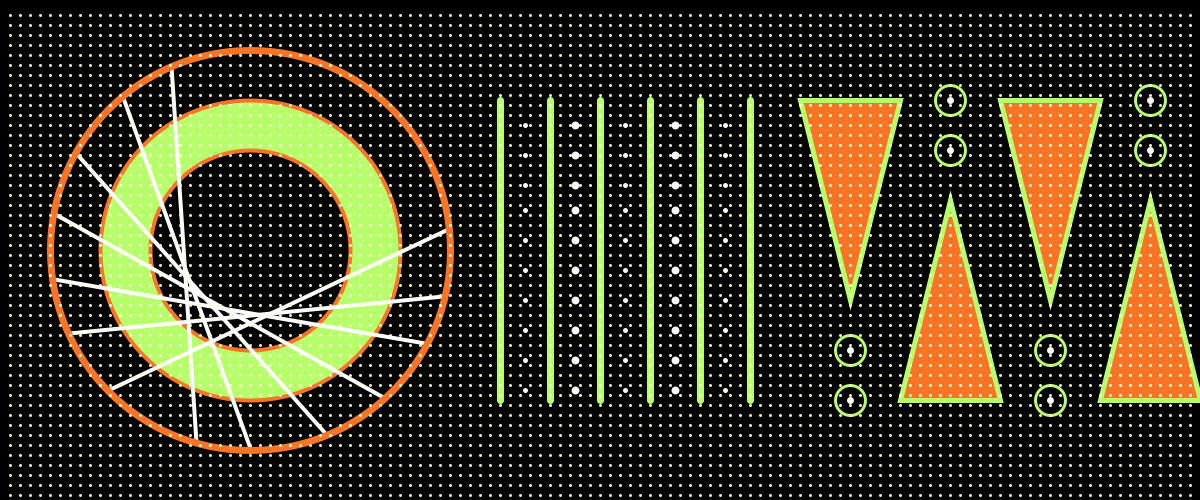
Frame 1 (no input)
Frame 60 (the mouse pressed at the canvas centre just before this capture): identical to frame 1, image omitted
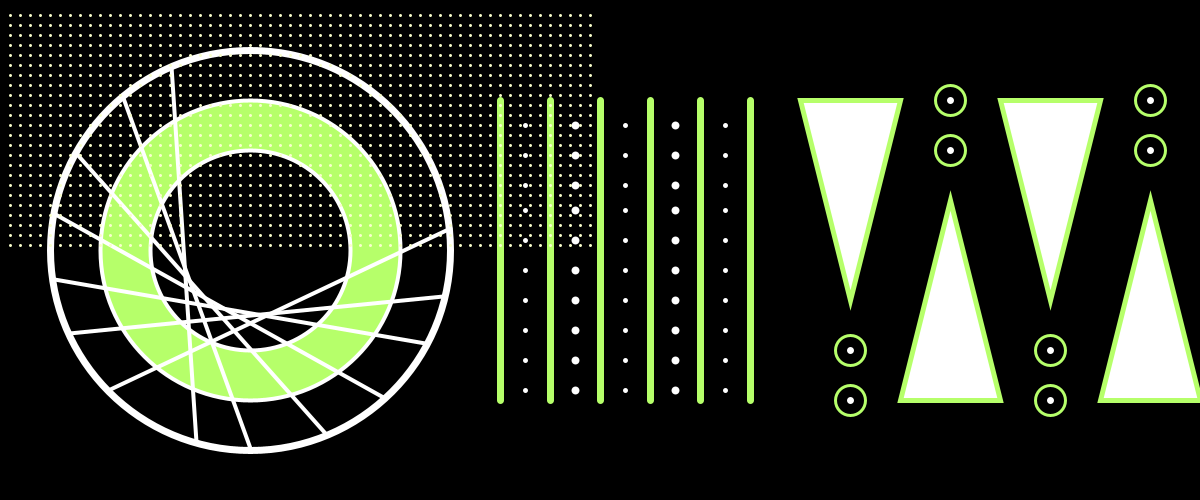
Frame 120 (the mouse held since frame 60 and released just before this capture)

The Processing sketch that drew these frames (run headless with seeded random() and noise(); from frame 60 on, the mouse is pressed at the canvas centre):

// Processing sketch: flomars08t00
// ── flomars08t00.pde

//Florencia Martínez V.

int x, y, l; //se declaran las variables
float z, a, b, c, d, e, f, g, x1, y1, x2, y2, q, w; //se declaran las variables
color [] colores = new color [7];
boolean n, m, j; //se declara la variable boolean


void setup(){ //Comienza ámbito de setup
  size(1200, 500); //tamaño de canvas
  
  colores [0] = #FA7426; //naranjo
  colores [1] = #B6FF6A; //verde
  colores [2] = #FFFFFF; //blanco
  colores [3] = #000000; //negro
  colores [4] = #F9FA00; //amarillo
  colores [5] = #0044FA; //azul
  colores [6] = #F9FFCB; //verde claro
  
  /*naranjo = color(#FA7426); //inicialización de la variable color naranjo
  verde = color(#B6FF6A); //inicialización de la variable color verde
  blanco = color(#FFFFFF); //inicialización de la variable color blanco
  negro = color(#000000); //inicialización de la variable color negro
  azul = color(#0044FA); //inicialización de la variable color azul
  amarillo = color(#F9FA00); //inicialización de la variable color amarillo */
 
  x = 250; //inicializacion de la variable x con un valor
  y = 250; //inicializacion de la variable y con un valor
  a = 500; //inicializacion de la variable a con un valor
  b = 100; //inicializacion de la variable b con un valor
  c = 525; //inicializacion de la variable c con un valor
  d = 575; //inicializacion de la variable d con un valor
  e = 625; //inicializacion de la variable e con un valor
  f = 675; //inicializacion de la variable f con un valor
  z = 725;//inicializacion de la variable z con un valor
  g = 125;
  x1 = 800; //inicializacion de la variable x1 con un valor
  y1 = 100; 
  x2 = 850; 
  y2 = 400;
  q = 0;
  w = 255;
  
  
  n = true; //inicialozacion de la variable n como verdadera
  m = true; //inicialozacion de la variable m como verdadera
  j = true; //inicialozacion de la variable j como verdadera

} //fin ámbito de setup

void draw(){ //inicio ámbito de dibujo
  background(colores [3]); //color de fondo
  circulos(x, y, colores [0], colores [2], colores [1]); //funcion 1 
    if (!n) { //si n es falsa...
   circulos(x, y, colores [2], colores [0], colores [4]); //... la funcion 1 se dibujará con los colores cambiados
    }
  lineas(a, b, c, d, e, f, g, z, colores [1], colores [2]); //función 2
    if (!m){ //si m es falsa...
      lineas(a, b, c, d, e, f, g, z, colores [2], colores [5]); //... la funcion se dibujará con los colores cambiados
    }
  triangulos(x1, y1, x2, y2, colores [1], colores [0], colores [2]); //función 3
    if (!j){ //si j es falsa...
      triangulos(x1, y1, x2, y2, colores [2], colores [1], colores [5]); //... la funcion se dibujará con los colores cambiados
    }
   
 
   for (int i = 10; i < width - mouseX ; i = i+10) {
    for (int j = 15; j < height - mouseY ; j = j +10) {
      stroke(colores[6]);
      strokeWeight(3);
      point(i, j);
      
      if (mouseX < 600){
        colores[6] = #686A59;
      } else {
        if(mouseX > 600){
        colores[6] = #F9FFCB;
        }
      }
      if (mouseY > 250){
        colores[6] = #686A59;
      } else {
        if(mouseY < 250){
        colores[6] = #F9FFCB;
        }
      }
      
  }
}
    
} //fin ámbito dibujo

void circulos(float x, float y, color naranjo, color blanco, color verde){ //inicio funcion 1
    strokeWeight(4); //grosor de borde de círculo
  stroke(naranjo); //color de borde de círculo
  fill(verde); //color de relleno de círculo
  ellipse(x, y , 300, 300); //se dibuja el círculo con las propiedades escritas arriba
  strokeWeight(4); //grosor de borde de círculo
  stroke(naranjo); //color de borde de círculo
  fill(colores [3]); //color de relleno de círculo
  ellipse(x, y , 200, 200); //se dibuja el círculo con las propiedades escritas arriba
  stroke(blanco); //color de borde de círculo
  strokeWeight(4); //grosor de borde de círculo
  line(x - 79, y - 184, x - 54, y + 192); //se dibuja una línea
  line(x - 128, y - 155, x, y +  198);
  line(x - 175, y - 98, x + 75, y + 183);
  line(x - 195, y - 36, x + 133, y + 147);
  line(x - 196, y + 29, x + 175, y + 93);
  line(x - 181, y + 83, x + 193, y + 46);
  line(x - 140, y + 139, x + 200, y - 22);

  
  /*line(122, 95, 250, 448); //se dibuja una línea
  line(75, 152, 325, 433); //se dibuja una línea
  line(55, 214, 383, 397); //se dibuja una línea
  line(54, 279, 425, 343); //se dibuja una línea
  line(69, 333, 443, 296); //se dibuja una línea
  line(110, 389, 450, 228);//se dibuja una línea*/
  
  strokeWeight(7); //grosor de borde de círculo
  stroke(colores [0]); //color de borde de círculo
  noFill(); //el circulo no tiene relleno
  ellipse(x, y, 400, 400); //se dibuja el círculo con las propiedades escritas arriba


} //fin funcion 1


void lineas(float a, float b, float c, float d, float e, float f, float g, float z, color verde, color blanco){ //inicio funcion 2
  stroke(verde); //color del borde de las lineas siguientes:
  line(a, b, a, b + 300);
  line(a + 50, b, a + 50, b + 300);
  line(a + 100, b, a + 100, b + 300);
  line(a + 150, b, a + 150, b + 300);
  line(a + 200, b, a + 200, b + 300);
  line(a + 250, b, a + 250, b + 300);

  strokeWeight(5); //grosor de los puntos
  stroke(blanco); //color de borde de los puntos 
  point  (c, g);
  point  (c, g + 30);
  point  (c, g + 60);
  point  (c, g + 85);
  point  (c, g + 115);
  point  (c, g + 145);
  point  (c, g + 175);
  point  (c, g + 205);
  point  (c, g + 235);
  point  (c, g + 265);
  

  strokeWeight(8); //grosor de los puntos
  point  (d, g);
  point  (d, g + 30);
  point  (d, g + 60);
  point  (d, g + 85);
  point  (d, g + 115);
  point  (d, g + 145);
  point  (d, g + 175);
  point  (d, g + 205);
  point  (d, g + 235);
  point  (d, g + 265);
 

  strokeWeight(5); //grosor de los puntos
  point  (e, g);
  point  (e, g + 30);
  point  (e, g + 60);
  point  (e, g + 85);
  point  (e, g + 115);
  point  (e, g + 145);
  point  (e, g + 175);
  point  (e, g + 205);
  point  (e, g + 235);
  point  (e, g + 265);
 

   strokeWeight(8); //grosor de los puntos
  point  (f, g);
  point  (f, g + 30);
  point  (f, g + 60);
  point  (f, g + 85);
  point  (f, g + 115);
  point  (f, g + 145);
  point  (f, g + 175);
  point  (f, g + 205);
  point  (f, g + 235);
  point  (f, g + 265);
  

   strokeWeight(5); //grosor de los puntos
  point  (z, g + 0);
  point  (z, g + 30);
  point  (z, g + 60);
  point  (z, g + 85);
  point  (z, g + 115);
  point  (z, g + 145);
  point  (z, g + 175);
  point  (z, g + 205);
  point  (z, g + 235);
  point  (z, g + 265);
 

} //fin funcion 2

void triangulos(float x1, float y1, float x2, float y2, color verde, color naranjo, color blanco){ //inicio funcion 3
  stroke(verde); //color del borde del triangulo
  fill(naranjo); //relleno del borde del triangulo
  triangle(x1, y1, x1 + 100, y1, x1 + 50, y1 + 200); //se dibuja un triangulo con las caracteristicas enteriores
  triangle(x1 + 100, y1 + 300, x1 + 200, y1 + 300, x1 + 150, y1 + 100); //se dibuja un triangulo con las caracteristicas enteriores
  triangle(x1 + 200, y1, x1 + 300, y1, x1 + 250, y1 + 200); //se dibuja un triangulo con las caracteristicas enteriores
  triangle(x1 + 300, y1 + 300, x1 + 400, y1 + 300, x1 + 350, y1 + 100); //se dibuja un triangulo con las caracteristicas enteriores
  stroke(blanco); //color del borde de los puntos
  strokeWeight(7); //grosor del borde de los puntos
  point(x2, y2); //se dibuja un punto con las caracteristicas anteriores
  point(x2, y2 - 50); //se dibuja un punto con las caracteristicas anteriores
  point(x2 + 100, y2 - 300); //se dibuja un punto con las caracteristicas anteriores
  point(x2 + 100, y2 - 250); //se dibuja un punto con las caracteristicas anteriores
  point(x2 + 200, y2); //se dibuja un punto con las caracteristicas anteriores
  point(x2 + 200, y2 - 50); //se dibuja un punto con las caracteristicas anteriores
  point(x2 + 300, y2 - 300); //se dibuja un punto con las caracteristicas anteriores
  point(x2 + 300, y2 - 250); //se dibuja un punto con las caracteristicas anteriores
  strokeWeight(3); //grosor de los circulos
  stroke(verde); // color del borde de los circulos
  noFill(); //los circulos no tienen relleno
  ellipse(x2, y2, 30, 30); //se dibujan los circulos con las caracteristicas anteriores
  ellipse(x2, y2 - 50, 30, 30); //se dibujan los circulos con las caracteristicas anteriores
  ellipse(x2 + 100, y2 - 300, 30, 30); //se dibujan los circulos con las caracteristicas anteriores
  ellipse(x2 + 100, y2 - 250, 30, 30); //se dibujan los circulos con las caracteristicas anteriores
  ellipse(x2 + 200, y2, 30, 30); //se dibujan los circulos con las caracteristicas anteriores
  ellipse(x2 + 200, y2 - 50, 30, 30); //se dibujan los circulos con las caracteristicas anteriores
  ellipse(x2 + 300, y2 - 300, 30, 30); //se dibujan los circulos con las caracteristicas anteriores
  ellipse(x2 + 300, y2 - 250, 30, 30); //se dibujan los circulos con las caracteristicas anteriores

} //fin funcion 3

void keyPressed(){ //inicio ámbito de presión de teclas
  if (key == 'n') { //si se apreta la tecla n...
    n = (!n); //... entonces la variable n que era verdadera se volverá falsa
  }
  if (key == 'm'){  //si se apreta la tecla m...
    m = (!m); //... entonces la variable m que era verdadera se volverá falsa
  }
  if (key == 'j'){ //si se apreta la tecla j...
    j = (!j); //... entonces la variable j que era verdadera se volverá falsa
  }
  if (key == ' '){
    x = mouseX;
    y= mouseY;
  }
  if (key == 'c'){
    a = mouseX;
    b = mouseY;
    c = mouseX;
    d = mouseX;
    e = mouseX;
    f = mouseX;
    z = mouseX;
    g = mouseY;
  }
  if (key == 'v'){
    x1 = mouseX;
    y1 = mouseY;
    x2 = mouseX;
    y2 = mouseY;
  }
  
} //fin ámbitode presión de teclas
void mousePressed(){
  if (colores[0] == #FA7426) {
    colores[0] = color(255, 255, 255);
  } else {
    colores[0] = #FA7426;
  }

}
